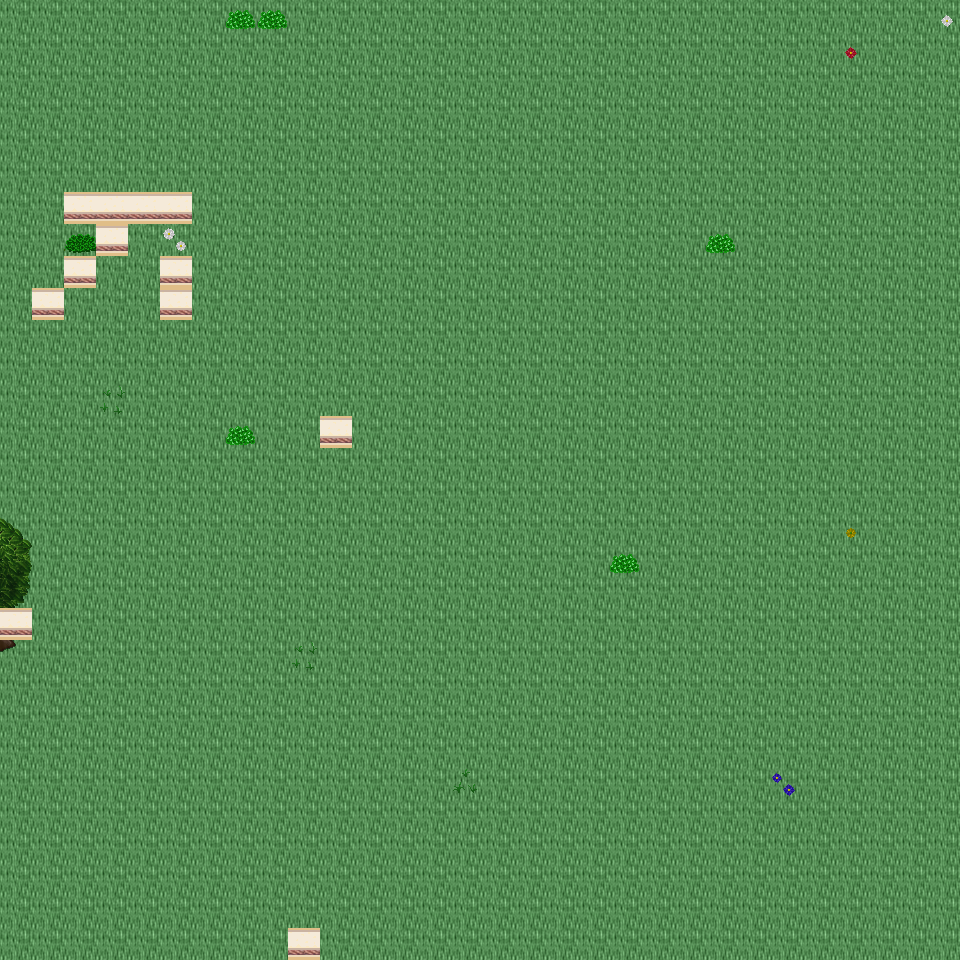

A 2D game scene composited from a Tiled map and its tileset images. What follows is a short description and the map's XML, with each tile layer's data collapsed to a summary:
An orthogonal 30x30 tile map with 32x32 px tiles, 6 tile layers (Ground, Object, Object2, Above, ...), 32 tilesets and 6 objects (6x mapExit).

<map version="1.0" orientation="orthogonal" renderorder="right-down" width="30" height="30" tilewidth="32" tileheight="32" nextobjectid="7">
  <tileset firstgid="1" name="tileset_building_wall_int_wall_pale" tilewidth="32" tileheight="32" tilecount="16" columns="2">
    <image source="../drawable/tileset_building_wall_int_wall_pale.png" width="64" height="256" />
  </tileset>
  <tileset firstgid="17" name="tileset_ground_ground" tilewidth="32" tileheight="32" tilecount="33" columns="3">
    <image source="../drawable/tileset_ground_ground.png" width="96" height="352" />
  </tileset>
  <tileset firstgid="50" name="tileset_plant_bush_bushes" tilewidth="32" tileheight="32" tilecount="10" columns="5">
    <image source="../drawable/tileset_plant_bush_bushes.png" width="160" height="64" />
  </tileset>
  <tileset firstgid="60" name="tileset_plant_flower_daisy_blue" tilewidth="32" tileheight="32" tilecount="8" columns="2">
    <image source="../drawable/tileset_plant_flower_daisy_blue.png" width="64" height="128" />
  </tileset>
  <tileset firstgid="68" name="tileset_plant_flower_daisy_red" tilewidth="32" tileheight="32" tilecount="8" columns="2">
    <image source="../drawable/tileset_plant_flower_daisy_red.png" width="64" height="128" />
  </tileset>
  <tileset firstgid="76" name="tileset_plant_flower_daisy_white" tilewidth="32" tileheight="32" tilecount="8" columns="2">
    <image source="../drawable/tileset_plant_flower_daisy_white.png" width="64" height="128" />
  </tileset>
  <tileset firstgid="84" name="tileset_plant_flower_daisy_yellow" tilewidth="32" tileheight="32" tilecount="8" columns="2">
    <image source="../drawable/tileset_plant_flower_daisy_yellow.png" width="64" height="128" />
  </tileset>
  <tileset firstgid="92" name="tileset_plant_tree_tree_green" tilewidth="32" tileheight="32" tilecount="88" columns="8">
    <image source="../drawable/tileset_plant_tree_tree_green.png" width="256" height="352" />
  </tileset>
  <tileset firstgid="180" name="tileset_ground_ladder_steps" tilewidth="32" tileheight="32" tilecount="6" columns="3">
    <image source="../drawable/tileset_ground_ladder_steps.png" width="96" height="64" />
  </tileset>
  <tileset firstgid="186" name="tileset_building_fence_wooden_brown_fence" tilewidth="32" tileheight="32" tilecount="42" columns="7">
    <image source="../drawable/tileset_building_fence_wooden_brown_fence.png" width="224" height="192" />
  </tileset>
  <tileset firstgid="228" name="tileset_ground_earth_edges" tilewidth="32" tileheight="32" tilecount="18" columns="6">
    <image source="../drawable/tileset_ground_earth_edges.png" width="192" height="96" />
  </tileset>
  <tileset firstgid="246" name="tileset_ground_grass_edges" tilewidth="32" tileheight="32" tilecount="36" columns="12">
    <image source="../drawable/tileset_ground_grass_edges.png" width="384" height="96" />
  </tileset>
  <tileset firstgid="282" name="tileset_ground_grass_corners" tilewidth="32" tileheight="32" tilecount="24" columns="6">
    <image source="../drawable/tileset_ground_grass_corners.png" width="192" height="128" />
  </tileset>
  <tileset firstgid="306" name="tileset_logic_collision" tilewidth="32" tileheight="32" tilecount="1" columns="1">
    <image source="../drawable/tileset_logic_collision.png" width="32" height="32" />
  </tileset>
  <tileset firstgid="307" name="tileset_plant_tree_apple_tree" tilewidth="32" tileheight="32" tilecount="9" columns="3">
    <image source="../drawable/tileset_plant_tree_apple_tree.png" width="96" height="96" />
  </tileset>
  <tileset firstgid="316" name="tileset_plant_flower_pointed_yellow" tilewidth="32" tileheight="32" tilecount="2" columns="2">
    <image source="../drawable/tileset_plant_flower_pointed_yellow.png" width="64" height="32" />
  </tileset>
  <tileset firstgid="318" name="tileset_plant_flower_planted_containers" tilewidth="32" tileheight="32" tilecount="16" columns="4">
    <image source="../drawable/tileset_plant_flower_planted_containers.png" width="128" height="128" />
  </tileset>
  <tileset firstgid="334" name="tileset_item_firewood" tilewidth="32" tileheight="32" tilecount="12" columns="3">
    <image source="../drawable/tileset_item_firewood.png" width="96" height="128" />
  </tileset>
  <tileset firstgid="346" name="tileset_plant_flower_hothouse_flowers" tilewidth="32" tileheight="32" tilecount="72" columns="6">
    <image source="../drawable/tileset_plant_flower_hothouse_flowers.png" width="192" height="384" />
  </tileset>
  <tileset firstgid="418" name="tileset_ground_water_pool" tilewidth="32" tileheight="32" tilecount="72" columns="3">
    <image source="../drawable/tileset_ground_water_pool.png" width="96" height="768" />
  </tileset>
  <tileset firstgid="490" name="tileset_ground_rock_rubble" tilewidth="32" tileheight="32" tilecount="9" columns="3">
    <image source="../drawable/tileset_ground_rock_rubble.png" width="96" height="96" />
  </tileset>
  <tileset firstgid="499" name="tileset_logic_portal" tilewidth="32" tileheight="32" tilecount="24" columns="8">
    <image source="../drawable/tileset_logic_portal.png" width="256" height="96" />
  </tileset>
  <tileset firstgid="523" name="tileset_logic_creature_animal" tilewidth="32" tileheight="32" tilecount="32" columns="8">
    <image source="../drawable/tileset_logic_creature_animal.png" width="256" height="128" />
  </tileset>
  <tileset firstgid="555" name="tileset_logic_item_resources" tilewidth="32" tileheight="32" tilecount="6" columns="6">
    <image source="../drawable/tileset_logic_item_resources.png" width="192" height="32" />
  </tileset>
  <tileset firstgid="561" name="tileset_ground_rock_rocks_3" tilewidth="32" tileheight="32" tilecount="16" columns="4">
    <image source="../drawable/tileset_ground_rock_rocks_3.png" width="128" height="128" />
  </tileset>
  <tileset firstgid="577" name="tileset_ground_rock_rocks" tilewidth="32" tileheight="32" tilecount="4" columns="2">
    <image source="../drawable/tileset_ground_rock_rocks.png" width="64" height="64" />
  </tileset>
  <tileset firstgid="581" name="tileset_logic_item_fruits" tilewidth="32" tileheight="32" tilecount="16" columns="8">
    <image source="../drawable/tileset_logic_item_fruits.png" width="256" height="64" />
  </tileset>
  <tileset firstgid="597" name="tileset_item_postbox" tilewidth="32" tileheight="32" tilecount="4" columns="2">
    <image source="../drawable/tileset_item_postbox.png" width="64" height="64" />
  </tileset>
  <tileset firstgid="601" name="tileset_plant_tree_umbrella_thorn" tilewidth="32" tileheight="32" tilecount="18" columns="6">
    <image source="../drawable/tileset_plant_tree_umbrella_thorn.png" width="192" height="96" />
  </tileset>
  <tileset firstgid="619" name="tileset_plant_grasses" tilewidth="32" tileheight="32" tilecount="6" columns="3">
    <image source="../drawable/tileset_plant_grasses.png" width="96" height="64" />
  </tileset>
  <tileset firstgid="625" name="tileset_building_house_pink_blue" tilewidth="32" tileheight="32" tilecount="99" columns="11">
    <image source="../drawable/tileset_building_house_pink_blue.png" width="352" height="288" />
  </tileset>
  <tileset firstgid="724" name="tileset_logic_creature_fowl" tilewidth="32" tileheight="32" tilecount="6" columns="6">
    <image source="../drawable/tileset_logic_creature_fowl.png" width="192" height="32" />
  </tileset>
  <layer name="Ground" width="30" height="30">
    <data>[900 cells, 900 non-empty, 1 distinct tile ids]</data>
  </layer>
  <layer name="Object" width="30" height="30">
    <data>[900 cells, 11 non-empty, 10 distinct tile ids]</data>
  </layer>
  <layer name="Object2" width="30" height="30">
    <data>[900 cells, 16 non-empty, 4 distinct tile ids]</data>
  </layer>
  <layer name="Above" width="30" height="30">
    <data>[900 cells, 3 non-empty, 3 distinct tile ids]</data>
  </layer>
  <layer name="Above2" width="30" height="30">
    <data>[900 cells, 0 non-empty, 0 distinct tile ids]</data>
  </layer>
  <layer name="Walkable" width="30" height="30">
    <data>[900 cells, 12 non-empty, 1 distinct tile ids]</data>
  </layer>
  <objectgroup name="MapEvents">
    <object id="1" name="north" type="mapExit" x="0" y="0" width="960" height="32">
      <properties>
        <property name="map" value="level_0_x137_y110" />
        <property name="x" value="0" />
        <property name="y" value="28" />
      </properties>
    </object>
    <object id="2" name="south" type="mapExit" x="0" y="928" width="288" height="32">
      <properties>
        <property name="map" value="level_0_x137_y112" />
        <property name="x" value="0" />
        <property name="y" value="1" />
      </properties>
    </object>
    <object id="3" name="south2" type="mapExit" x="320" y="928" width="640" height="32">
      <properties>
        <property name="map" value="level_0_x137_y112" />
        <property name="x" value="10" />
        <property name="y" value="1" />
      </properties>
    </object>
    <object id="4" name="west" type="mapExit" x="0" y="0" width="32" height="608">
      <properties>
        <property name="map" value="level_0_x136_y111" />
        <property name="x" value="28" />
        <property name="y" value="0" />
      </properties>
    </object>
    <object id="5" name="west2" type="mapExit" x="0" y="640" width="32" height="320">
      <properties>
        <property name="map" value="level_0_x136_y111" />
        <property name="x" value="28" />
        <property name="y" value="20" />
      </properties>
    </object>
    <object id="6" name="east" type="mapExit" x="928" y="0" width="32" height="960">
      <properties>
        <property name="map" value="level_0_x138_y111" />
        <property name="x" value="1" />
        <property name="y" value="0" />
      </properties>
    </object>
  </objectgroup>
</map>
